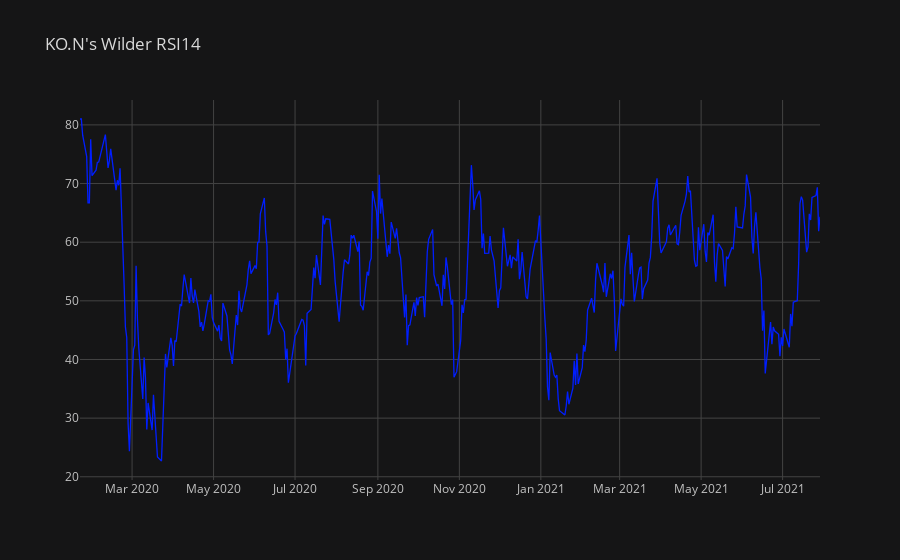

Source (notebook cell):
### Code cell
df2["KO.N's RSI14"].dropna().iplot(title="KO.N's Wilder RSI14",
                                   colors="#001EFF", theme="solar")

### Figure 1 — Plotly figure (JSON) as saved in the notebook; plotly's stock layout.template omitted (floating-point values rounded to 4 significant figures; data arrays with more than 128 entries replaced by an {"elided": "..."} marker saying what was removed)
{"data": [{"line": {"color": "rgba(0, 30, 255, 1.0)", "dash": "solid", "shape": "linear", "width": 1.3}, "mode": "lines", "name": "KO.N's RSI14", "text": "", "type": "scatter", "x": {"elided": "384 str values"}, "y": {"elided": "384 float values"}}], "layout": {"autosize": true, "legend": {"bgcolor": "#151516", "font": {"color": "#D9D9D9"}}, "paper_bgcolor": "#151516", "plot_bgcolor": "#151516", "title": {"font": {"color": "#D9D9D9"}, "text": "KO.N's Wilder RSI14"}, "xaxis": {"autorange": true, "gridcolor": "#434343", "range": ["2020-01-22", "2021-07-29"], "showgrid": true, "tickfont": {"color": "#C2C2C2"}, "title": {"font": {"color": "#D9D9D9"}, "text": ""}, "type": "date", "zerolinecolor": "#666570"}, "yaxis": {"autorange": true, "gridcolor": "#434343", "range": [19.45, 84.24], "showgrid": true, "tickfont": {"color": "#C2C2C2"}, "title": {"font": {"color": "#D9D9D9"}, "text": ""}, "type": "linear", "zerolinecolor": "#666570"}}}
